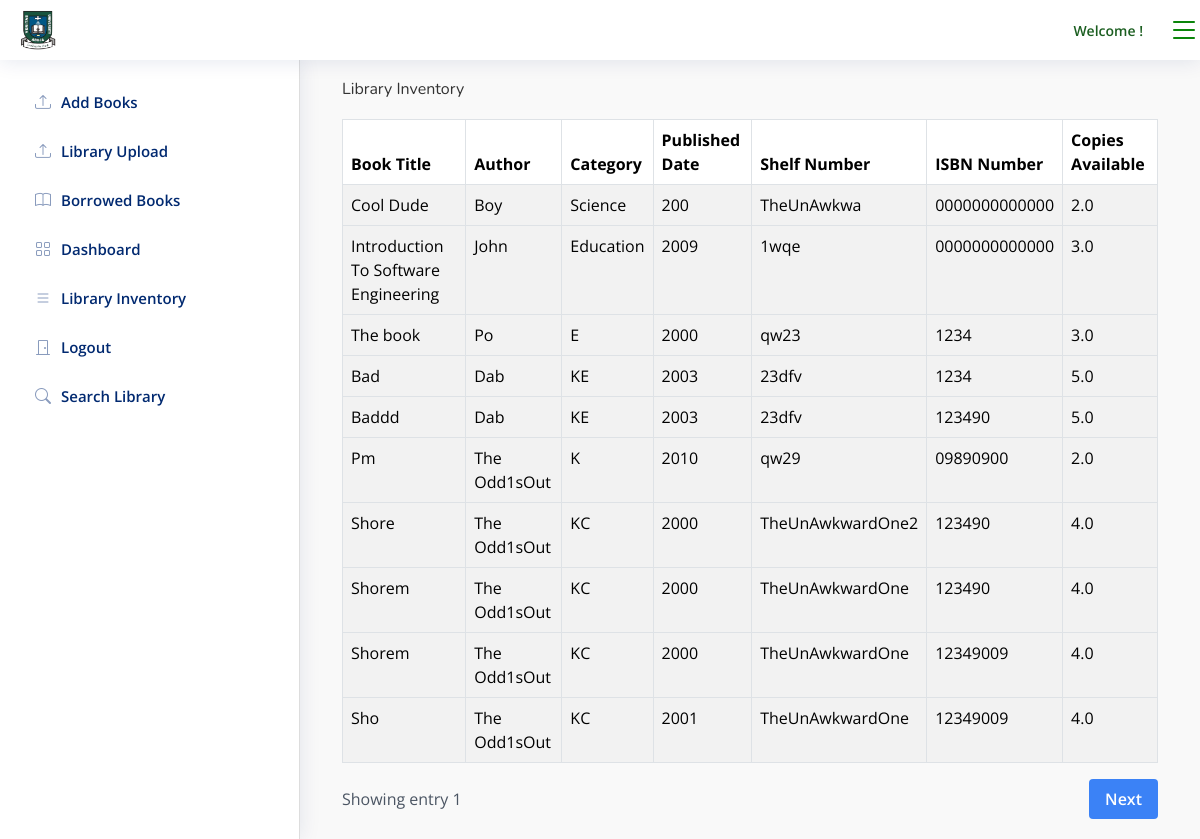
Page /books/staff_inventory/ (signed in) on the committed database.
### books/models.py (models this page shows, shortened)
class Book(models.Model):
    Title=models.CharField(max_length=100)
    Author=models.CharField(max_length=100)
    Category=models.CharField(max_length=100, choices=[
    ("A", "General Works"),
    ("B", "Philosophy, Psychology, Religion"),
    ("C", "Auxiliary Sciences of History"),
    ("D", "World History and History of Europe, Asia, Africa, Australia, New Zealand, etc."),
    ("E", "History of America"),
    ("F", "History of the Americas"),
    ("G", "Geography, Anthropology, and Recreation"),
    ("H", "Social Sciences"),
    ("J", "Political Science"),
    ("K", "Law"),
    ("K", "Journals and reference books"),
    ("KA", "Jurisprudence"),
    ("KB", "General and comparative law"),
    ("KC", "International law"),
    ("KD", "Religious legal systems"),
    ("KE", "Ancient and medieval law"),
    ("KF-KN", "Common law"),
    ("KF", "British Isles"),
    ("KG", "Canada, US, West Indies"),
    ("KH", "Australia, New Zealand"),
    ("KL", "General"),
    ("KM", "Public law"),
    ("KN", "Private law"),
    ("KP", "Preferred jurisdiction"),
    ("KR", "Africa"),
    ("KS", "Latin America"),
    ("KT", "Asia and Pacific"),
    ("KV", "Europe"),
    ("KW", "European Community Law (alternative)"),
    ("KZ", "Non-legal subjects"),
    ("L", "Education"),
    ("M", "Music"),
    ("N", "Fine Arts"),
    ("P", "Language and Literature"),
    ("Q", "Science"),
    ("R", "Medicine"),
    ("S", "Agriculture"),
    ("T", "Technology"),
    ("U", "Military Science"),
    ("V", "Naval Science"),
    ("Z", "Bibliography, Library Science, and General Information Resources")
], default="Science")
    Year_Released=models.IntegerField()
    Edition=models.CharField(max_length=10)
    Shelf_Number=models.CharField(max_length=20)
    ISBN_Number=models.CharField(max_length=13, default="0000000000000",null=True)
    Number_of_Copies=models.DecimalField(max_digits=100,decimal_places=1)

### books/views.py (the view)
# urls.py: path("staff_inventory/", staff_inventory_page, name="staff_inventory_page" ),
def staff_inventory_page(request):
    if request.user.is_authenticated:
        profile = Profile.objects.get(user__id=request.user.id)
        if profile.status!="libstaff":
            return redirect("student_login_page")
        books=Book.objects.all()
        p=Paginator(books,10)
        page_number=request.GET.get('page')
        try:
            books=p.get_page(page_number)
        except PageNotAnInteger:
            books=p.page(1)
        except EmptyPage:
            books=p.page(p.num_pages)
        return render(request, "books/staff_inventory.html", {"books":books})
    else:
        messages.success(request, "Please login first")
        return redirect("staff_login_page")

### books/templates/books/staff_inventory.html (shortened to what this page needs)
{% extends "core/staff_base.html" %}
{% block content %}
<main id="main" class="main">
    <div class="container">
      <h1 class="page-title">Library Inventory</h1>
      {% if books %}
      <div class="table-responsive">
        <table class="table table-striped table-bordered">
          <thead>
            <tr>
              <th scope="col">Book Title</th>
              <th scope="col">Author</th>
              <th scope="col">Category</th>
              <th scope="col">Published Date</th>
              <th scope="col">Shelf Number</th>
              <th scope="col">ISBN Number</th>
              <th scope="col">Copies Available</th>
            </tr>
          </thead>
          <tbody>
          {% for book in books.object_list %}
          <tr>
            <td>{{book.Title}}</td>
            <td>{{book.Author}}</td>
            <td>{{book.Category}}</td>
            <td>{{book.Year_Released}}</td>
            <td>{{book.Shelf_Number}}</td>
            <td>{{book.ISBN_Number}}</td>
            <td>{{book.Number_of_Copies}}</td>
          </tr>
          <tr>
          {% endfor %}
            </tr>
          </tbody>
        </table>
        <div class="pagination">
          <div class="pagination-info">
              <span>Showing entry {{books.number}}</span>
          </div>
          <div class="pagination-buttons">
                     {% if books.has_next %}
              <button class="pagination-button" disabled>
                  <a href="?page={{books.next_page_number}}">Next</a>
                 </button> {% endif %}
          </div>
      </div>
      </div>
    </div>
    {% else %}
    <div class="text-center py-8">
        <i class="fas fa-times text-green-500 text-5xl mb-4"></i>
        <p class="text-xl text-gray-600">Wow such empty :)</p>
    </div>
  {% endif %}
  </main>
{% endblock content %}

### core/templates/core/staff_base.html (style rules this page uses)
body { background-color: #f9f9f9; color: #333; }

### books/templates/books/staff_inventory.html (style rules this page uses)
.table-responsive { margin-top: 20px; }
.pagination { display: flex; justify-content: space-between; align-items: center; margin-top: 1rem; }
.pagination-info { color: #4b5563; }
.pagination-buttons { display: flex; gap: 0.5rem; }
.pagination-button { background-color: #3b82f6; color: white; font-weight: 600; padding: 0.5rem 1rem; border-radius: 0.25rem; border: none; cursor: pointer; transition: all 0.3s ease; }

### rows in the picture
Book: Title "Cool Dude", Author "Boy", Category "Science", Year_Released "200", Shelf_Number "TheUnAwkwa", ISBN_Number "0000000000000", Number_of_Copies "2.0"
Book: Title "Introduction To Software Engineering", Author "John", Category "Education", Year_Released "2009", Shelf_Number "1wqe", ISBN_Number "0000000000000", Number_of_Copies "3.0"
Book: Title "The book", Author "Po", Category "E", Year_Released "2000", Shelf_Number "qw23", ISBN_Number "1234", Number_of_Copies "3.0"
Book: Title "Bad", Author "Dab", Category "KE", Year_Released "2003", Shelf_Number "23dfv", ISBN_Number "1234", Number_of_Copies "5.0"
Book: Title "Baddd", Author "Dab", Category "KE", Year_Released "2003", Shelf_Number "23dfv", ISBN_Number "123490", Number_of_Copies "5.0"
Book: Title "Pm", Author "The Odd1sOut", Category "K", Year_Released "2010", Shelf_Number "qw29", ISBN_Number "09890900", Number_of_Copies "2.0"
Book: Title "Shore", Author "The Odd1sOut", Category "KC", Year_Released "2000", Shelf_Number "TheUnAwkwardOne2", ISBN_Number "123490", Number_of_Copies "4.0"
Book: Title "Shorem", Author "The Odd1sOut", Category "KC", Year_Released "2000", Shelf_Number "TheUnAwkwardOne", ISBN_Number "123490", Number_of_Copies "4.0"
Book: Title "Shorem", Author "The Odd1sOut", Category "KC", Year_Released "2000", Shelf_Number "TheUnAwkwardOne", ISBN_Number "12349009", Number_of_Copies "4.0"
Book: Title "Sho", Author "The Odd1sOut", Category "KC", Year_Released "2001", Shelf_Number "TheUnAwkwardOne", ISBN_Number "12349009", Number_of_Copies "4.0"

### other values in the picture
{{ books.number }} "1"
